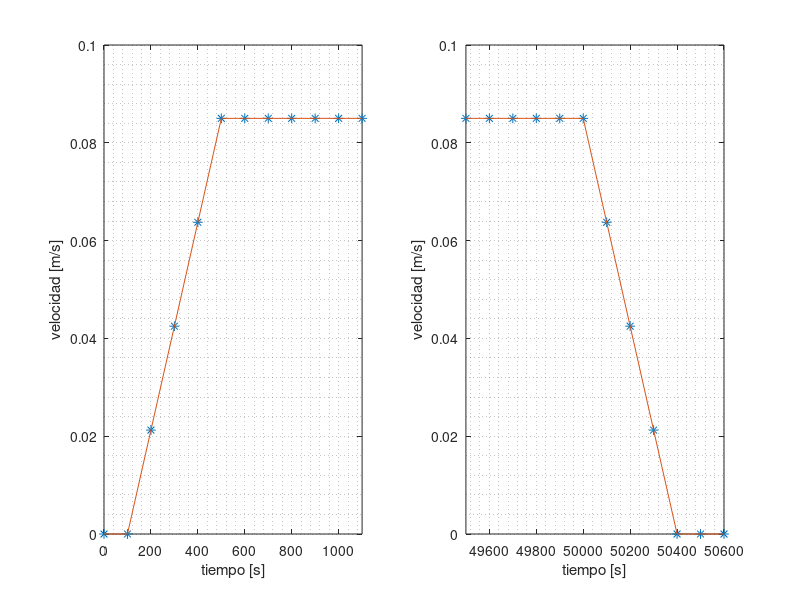

Recreate this plot in MATLAB.
# datos_condiciones_ransol_campo_de_velocidad1.png

clear all;
close all;


tf = 51000;
T  = 100;
t  = [0:T:tf-T];
n=length(t);

vel=0.085;	 #velocidad
m=vel/(500-100); #pendiente	

vz=zeros(1,n);

for i = 1:n
if (t(i)<=100|t(i)>50400)
	vz(i)=0;
else

	if(t(i)>100&t(i)<=500)
		vz(i)=m*(t(i)-100);
	else 
		if(t(i)>500&t(i)<=50000)
			vz(i)=vel;
		else
			vz(i)=(-1)*m*(t(i)-50400);
	endif
		endif
endif

endfor

#csvwrite("tiempo.csv", t');
#csvwrite("velocidad.csv", vz');
subplot (1, 2, 1);
plot(t,vz,"*", "markersize", 7,t,vz);
##title ("velocidad 0.085");
xlabel ("tiempo [s]");
ylabel ("velocidad [m/s]");
grid ("minor","on");
axis([0,1100]);
subplot (1, 2, 2);
plot(t,vz,"*", "markersize", 7,t,vz);
##title ("velocidad 0.085");
xlabel ("tiempo [s]");
ylabel ("velocidad [m/s]");
grid ("minor","on");
axis([49500,50600]);

print('grafica1_0085.png','-dpng',"-S1280,600");



